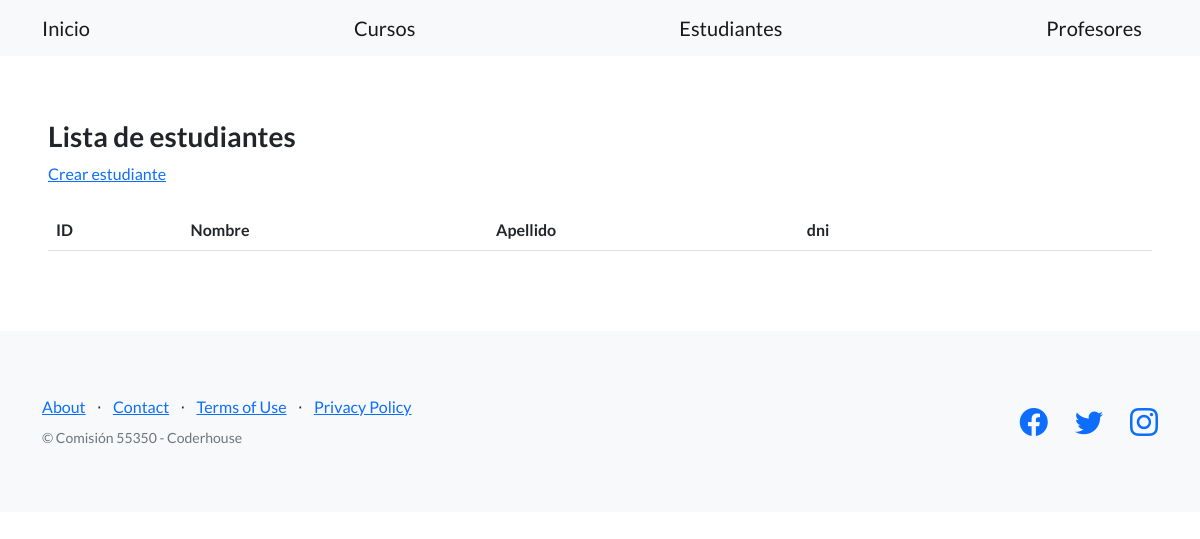
The app's page /estudios/estudiantes/, older data.
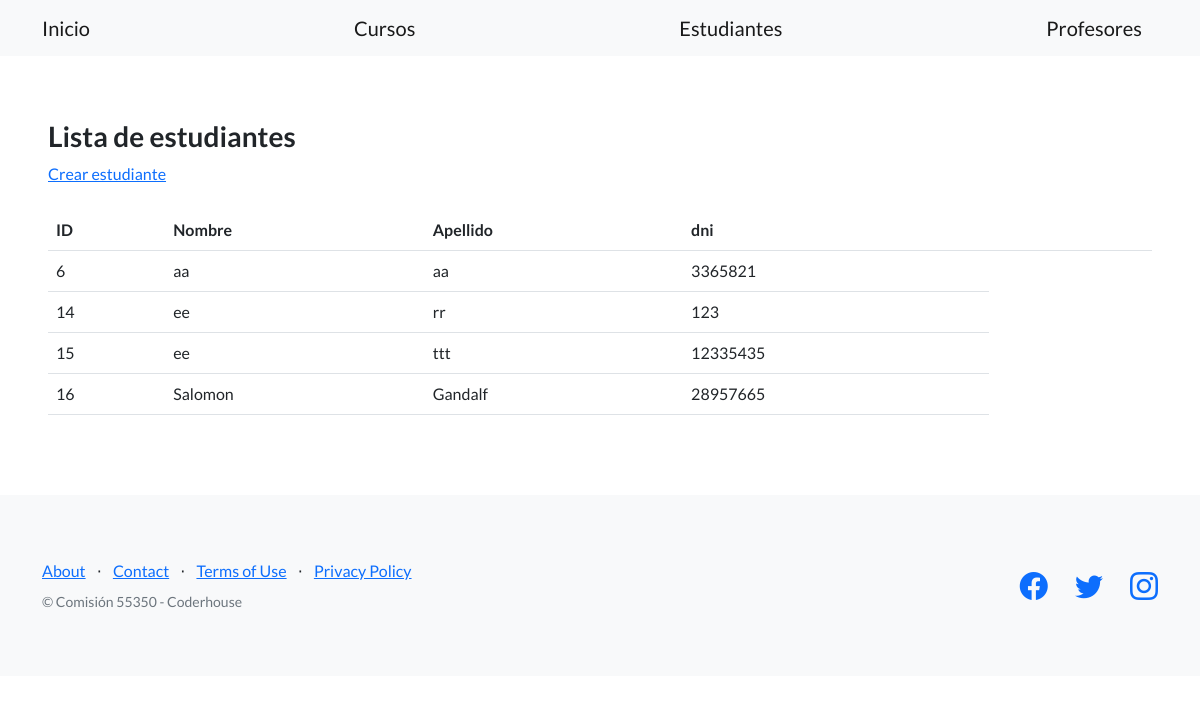
The same page, newer data.
### control_estudios/models.py (models this page shows, shortened)
class Estudiante(models.Model):
    apellido = models.CharField(max_length=256)
    nombre = models.CharField(max_length=256)
    dni = models.IntegerField()
    email = models.EmailField(blank=True)
    telefono = models.IntegerField()
    fecha_nacimiento = models.DateField(null=True)

### control_estudios/views.py (the view)
# urls.py: path("estudiantes/", listar_estudiantes, name="lista_estudiantes"),
def listar_estudiantes(request):
    contexto = {
        "estudiantes": Estudiante.objects.all(), #hago dinamica la base de datos, puede haber datos constantes
    }
    http_response = render(
        request=request,
        template_name='control_estudios/lista_estudiantes.html',
        context=contexto,
    )
    return http_response

### control_estudios/templates/control_estudios/lista_estudiantes.html (shortened to what this page needs)
{% extends "base.html" %}
{% block contenido %}
<h3>Lista de estudiantes</h3>
<a href="{% url 'crear_estudiante' %}">Crear estudiante</a>
<br><br>
<table class="table">
  <tbody>
    <tr>
      <th>ID</th>
      <th>Nombre</th>
      <th>Apellido</th>
      <th>dni</th>
      <th></th>
      <th></th>
      <th></th>
    </tr>
    {% for estudiante in estudiantes %}
    <tr>
      <td>{{ estudiante.id }}</td>
      <td>{{ estudiante.nombre }}</td>
      <td>{{ estudiante.apellido }}</td>
      <td>{{ estudiante.dni }}</td>
    </tr>
    {% endfor %}
  </tbody>
</table>
{% endblock contenido %}

### templates_base/base.html (shortened to what this page needs)
{% load static %}
<!DOCTYPE html>
<html lang="en">
    <head>
        <link href="https://cdn.jsdelivr.net/npm/bootstrap-icons@1.5.0/font/bootstrap-icons.css" rel="stylesheet" type="text/css" />
        <link href="{% static 'css/styles.css' %}" rel="stylesheet" />
    </head>
    <body>
        <nav class="navbar navbar-light bg-light static-top">
            <div class="container">
                <a class="navbar-brand" href="{% url 'inicio' %}">Inicio</a>
                <a class="navbar-brand" href="{% url 'lista_cursos' %}">Cursos</a>
                <a class="navbar-brand" href="{% url 'lista_estudiantes' %}">Estudiantes</a>
                <a class="navbar-brand" href="{% url 'lista_profesores' %}">Profesores</a>
            </div>
        </nav>
        <section style="padding:4rem 3rem;">
            {% block contenido %}
            {% endblock contenido %}
        </section>
        <footer class="footer bg-light">
            <div class="container">
                <div class="row">
                    <div class="col-lg-6 h-100 text-center text-lg-start my-auto">
                        <ul class="list-inline mb-2">
                            <li class="list-inline-item"><a href="#!">About</a></li>
                            <li class="list-inline-item">⋅</li>
                            <li class="list-inline-item"><a href="#!">Contact</a></li>
                            <li class="list-inline-item">⋅</li>
                            <li class="list-inline-item"><a href="#!">Terms of Use</a></li>
                            <li class="list-inline-item">⋅</li>
                            <li class="list-inline-item"><a href="#!">Privacy Policy</a></li>
                        </ul>
                        <p class="text-muted small mb-4 mb-lg-0">&copy; Comisión 55350 - Coderhouse</p>
                    </div>
                    <div class="col-lg-6 h-100 text-center text-lg-end my-auto">
                        <ul class="list-inline mb-0">
                            <li class="list-inline-item me-4">
                                <a href="#!"><i class="bi-facebook fs-3"></i></a>
                            </li>
                            <li class="list-inline-item me-4">
                                <a href="#!"><i class="bi-twitter fs-3"></i></a>
                            </li>
                            <li class="list-inline-item">
                                <a href="#!"><i class="bi-instagram fs-3"></i></a>
                            </li>
                        </ul>
                    </div>
                </div>
            </div>
        </footer>
    </body>
</html>

Row changes from the older to the newer data that the page shows:
added Estudiante: id "6", nombre "aa", apellido "aa", dni "3365821"
added Estudiante: id "14", nombre "ee", apellido "rr", dni "123"
added Estudiante: id "15", nombre "ee", apellido "ttt", dni "12335435"
added Estudiante: id "16", nombre "Salomon", apellido "Gandalf", dni "28957665"
